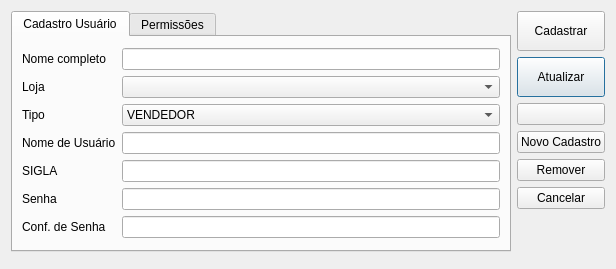
<?xml version="1.0" encoding="UTF-8"?>
<ui version="4.0">
 <class>CadastroUsuario</class>
 <widget class="QDialog" name="CadastroUsuario">
  <property name="windowModality">
   <enum>Qt::WindowModal</enum>
  </property>
  <property name="geometry">
   <rect>
    <x>0</x>
    <y>0</y>
    <width>616</width>
    <height>269</height>
   </rect>
  </property>
  <property name="windowTitle">
   <string>Cadastrar Usuário</string>
  </property>
  <property name="locale">
   <locale language="Portuguese" country="Brazil"/>
  </property>
  <layout class="QGridLayout" name="gridLayout">
   <item row="0" column="1" rowspan="2">
    <layout class="QVBoxLayout" name="verticalLayout">
     <item>
      <widget class="QPushButton" name="cadastrarButton">
       <property name="minimumSize">
        <size>
         <width>0</width>
         <height>40</height>
        </size>
       </property>
       <property name="text">
        <string>Cadastrar</string>
       </property>
       <property name="autoDefault">
        <bool>false</bool>
       </property>
      </widget>
     </item>
     <item>
      <widget class="QPushButton" name="atualizarButton">
       <property name="minimumSize">
        <size>
         <width>0</width>
         <height>40</height>
        </size>
       </property>
       <property name="text">
        <string>Atualizar</string>
       </property>
      </widget>
     </item>
     <item>
      <widget class="QPushButton" name="pushButtonBuscar">
       <property name="text">
        <string/>
       </property>
       <property name="icon">
        <iconset resource="../qrs/resources.qrc">
         <normaloff>:/search.png</normaloff>:/search.png</iconset>
       </property>
      </widget>
     </item>
     <item>
      <widget class="QPushButton" name="novoCadButton">
       <property name="text">
        <string>Novo Cadastro</string>
       </property>
      </widget>
     </item>
     <item>
      <widget class="QPushButton" name="removerButton">
       <property name="text">
        <string>Remover</string>
       </property>
      </widget>
     </item>
     <item>
      <widget class="QPushButton" name="cancelarButton">
       <property name="text">
        <string>Cancelar</string>
       </property>
      </widget>
     </item>
     <item>
      <spacer name="verticalSpacer">
       <property name="orientation">
        <enum>Qt::Vertical</enum>
       </property>
       <property name="sizeHint" stdset="0">
        <size>
         <width>20</width>
         <height>40</height>
        </size>
       </property>
      </spacer>
     </item>
    </layout>
   </item>
   <item row="0" column="0">
    <widget class="QTabWidget" name="tabWidget">
     <property name="currentIndex">
      <number>0</number>
     </property>
     <widget class="QWidget" name="tab">
      <attribute name="title">
       <string>Cadastro Usuário</string>
      </attribute>
      <layout class="QGridLayout" name="gridLayout_4">
       <item row="0" column="0">
        <layout class="QGridLayout" name="gridLayout_3">
         <item row="0" column="0">
          <layout class="QGridLayout" name="gridLayout_2">
           <item row="0" column="0">
            <widget class="QLabel" name="label">
             <property name="text">
              <string>Nome completo</string>
             </property>
            </widget>
           </item>
           <item row="0" column="1">
            <widget class="QLineEdit" name="lineEditNome"/>
           </item>
           <item row="1" column="0">
            <widget class="QLabel" name="label_7">
             <property name="text">
              <string>Loja</string>
             </property>
            </widget>
           </item>
           <item row="1" column="1">
            <widget class="ComboBox" name="comboBoxLoja"/>
           </item>
           <item row="2" column="0">
            <widget class="QLabel" name="label_5">
             <property name="text">
              <string>Tipo</string>
             </property>
            </widget>
           </item>
           <item row="2" column="1">
            <widget class="QComboBox" name="comboBoxTipo">
             <item>
              <property name="text">
               <string>VENDEDOR</string>
              </property>
             </item>
             <item>
              <property name="text">
               <string>GERENTE</string>
              </property>
             </item>
             <item>
              <property name="text">
               <string>ADMINISTRADOR</string>
              </property>
             </item>
            </widget>
           </item>
           <item row="3" column="0">
            <widget class="QLabel" name="label_2">
             <property name="text">
              <string>Nome de Usuário</string>
             </property>
            </widget>
           </item>
           <item row="3" column="1">
            <widget class="QLineEdit" name="lineEditUser"/>
           </item>
           <item row="4" column="0">
            <widget class="QLabel" name="label_6">
             <property name="text">
              <string>SIGLA</string>
             </property>
            </widget>
           </item>
           <item row="4" column="1">
            <widget class="QLineEdit" name="lineEditSigla"/>
           </item>
           <item row="5" column="0">
            <widget class="QLabel" name="label_3">
             <property name="text">
              <string>Senha</string>
             </property>
            </widget>
           </item>
           <item row="5" column="1">
            <widget class="QLineEdit" name="lineEditPasswd">
             <property name="echoMode">
              <enum>QLineEdit::Password</enum>
             </property>
            </widget>
           </item>
           <item row="6" column="0">
            <widget class="QLabel" name="label_4">
             <property name="text">
              <string>Conf. de Senha</string>
             </property>
            </widget>
           </item>
           <item row="6" column="1">
            <widget class="QLineEdit" name="lineEditPasswd_2">
             <property name="echoMode">
              <enum>QLineEdit::Password</enum>
             </property>
            </widget>
           </item>
          </layout>
         </item>
        </layout>
       </item>
      </layout>
     </widget>
     <widget class="QWidget" name="tab_2">
      <attribute name="title">
       <string>Permissões</string>
      </attribute>
      <layout class="QGridLayout" name="gridLayout_5">
       <item row="0" column="0">
        <widget class="QTableWidget" name="tableWidget">
         <property name="sizePolicy">
          <sizepolicy hsizetype="Expanding" vsizetype="Preferred">
           <horstretch>0</horstretch>
           <verstretch>0</verstretch>
          </sizepolicy>
         </property>
         <row>
          <property name="text">
           <string>Produtos</string>
          </property>
         </row>
         <row>
          <property name="text">
           <string>Clientes</string>
          </property>
         </row>
         <row>
          <property name="text">
           <string>Usuários</string>
          </property>
         </row>
         <row>
          <property name="text">
           <string>Profissionais</string>
          </property>
         </row>
         <column>
          <property name="text">
           <string>Leit.</string>
          </property>
         </column>
         <column>
          <property name="text">
           <string>Grav.</string>
          </property>
         </column>
         <item row="0" column="0">
          <property name="text">
           <string/>
          </property>
         </item>
         <item row="0" column="1">
          <property name="text">
           <string/>
          </property>
         </item>
         <item row="1" column="0">
          <property name="text">
           <string/>
          </property>
         </item>
         <item row="1" column="1">
          <property name="text">
           <string/>
          </property>
         </item>
         <item row="2" column="0">
          <property name="text">
           <string/>
          </property>
         </item>
         <item row="2" column="1">
          <property name="text">
           <string/>
          </property>
         </item>
         <item row="3" column="0">
          <property name="text">
           <string/>
          </property>
         </item>
         <item row="3" column="1">
          <property name="text">
           <string/>
          </property>
         </item>
        </widget>
       </item>
      </layout>
     </widget>
    </widget>
   </item>
  </layout>
 </widget>
 <customwidgets>
  <customwidget>
   <class>ComboBox</class>
   <extends>QComboBox</extends>
   <header>src/combobox.h</header>
  </customwidget>
 </customwidgets>
 <tabstops>
  <tabstop>lineEditNome</tabstop>
  <tabstop>comboBoxLoja</tabstop>
  <tabstop>comboBoxTipo</tabstop>
  <tabstop>lineEditUser</tabstop>
  <tabstop>lineEditSigla</tabstop>
  <tabstop>lineEditPasswd</tabstop>
  <tabstop>lineEditPasswd_2</tabstop>
  <tabstop>cadastrarButton</tabstop>
  <tabstop>atualizarButton</tabstop>
  <tabstop>novoCadButton</tabstop>
  <tabstop>removerButton</tabstop>
  <tabstop>cancelarButton</tabstop>
 </tabstops>
 <resources>
  <include location="../qrs/resources.qrc"/>
 </resources>
 <connections/>
</ui>
